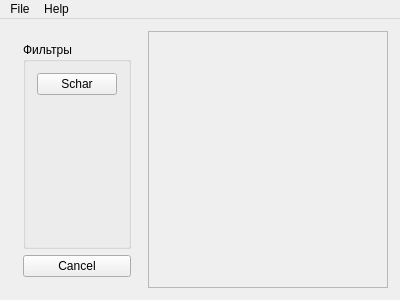
<?xml version="1.0" encoding="UTF-8"?>
<ui version="4.0">
 <class>MainWindow</class>
 <widget class="QMainWindow" name="MainWindow">
  <property name="geometry">
   <rect>
    <x>0</x>
    <y>0</y>
    <width>400</width>
    <height>300</height>
   </rect>
  </property>
  <property name="windowTitle">
   <string/>
  </property>
  <widget class="QWidget" name="centralWidget">
   <layout class="QHBoxLayout" name="horizontalLayout_2">
    <property name="leftMargin">
     <number>12</number>
    </property>
    <property name="topMargin">
     <number>12</number>
    </property>
    <property name="rightMargin">
     <number>12</number>
    </property>
    <property name="bottomMargin">
     <number>12</number>
    </property>
    <item>
     <widget class="QWidget" name="widget" native="true">
      <property name="minimumSize">
       <size>
        <width>0</width>
        <height>0</height>
       </size>
      </property>
      <layout class="QVBoxLayout" name="verticalLayout">
       <item>
        <widget class="QGroupBox" name="groupBox">
         <property name="maximumSize">
          <size>
           <width>16777215</width>
           <height>16777215</height>
          </size>
         </property>
         <property name="title">
          <string>Фильтры</string>
         </property>
         <layout class="QHBoxLayout" name="horizontalLayout">
          <item alignment="Qt::AlignTop">
           <widget class="QPushButton" name="pushButton">
            <property name="text">
             <string>Schar</string>
            </property>
           </widget>
          </item>
         </layout>
        </widget>
       </item>
       <item>
        <widget class="QPushButton" name="pushButton_2">
         <property name="text">
          <string>Cancel</string>
         </property>
        </widget>
       </item>
      </layout>
     </widget>
    </item>
    <item>
     <widget class="QScrollArea" name="scrollArea">
      <property name="widgetResizable">
       <bool>true</bool>
      </property>
      <widget class="QWidget" name="scrollAreaWidgetContents">
       <property name="geometry">
        <rect>
         <x>0</x>
         <y>0</y>
         <width>244</width>
         <height>252</height>
        </rect>
       </property>
       <zorder>groupBox</zorder>
      </widget>
     </widget>
    </item>
   </layout>
  </widget>
  <widget class="QMenuBar" name="menuBar">
   <property name="geometry">
    <rect>
     <x>0</x>
     <y>0</y>
     <width>400</width>
     <height>22</height>
    </rect>
   </property>
   <widget class="QMenu" name="menuFile">
    <property name="title">
     <string>File</string>
    </property>
    <addaction name="actionOpen"/>
    <addaction name="separator"/>
    <addaction name="actionExit"/>
   </widget>
   <widget class="QMenu" name="menuHelp">
    <property name="title">
     <string>Help</string>
    </property>
    <addaction name="actionAbout"/>
   </widget>
   <addaction name="menuFile"/>
   <addaction name="menuHelp"/>
  </widget>
  <action name="actionOpen">
   <property name="text">
    <string>Open</string>
   </property>
  </action>
  <action name="actionExit">
   <property name="text">
    <string>Quit</string>
   </property>
  </action>
  <action name="actionAbout">
   <property name="text">
    <string>About</string>
   </property>
   <property name="menuRole">
    <enum>QAction::AboutQtRole</enum>
   </property>
  </action>
 </widget>
 <layoutdefault spacing="6" margin="11"/>
 <resources/>
 <connections>
  <connection>
   <sender>actionExit</sender>
   <signal>triggered()</signal>
   <receiver>MainWindow</receiver>
   <slot>close()</slot>
   <hints>
    <hint type="sourcelabel">
     <x>-1</x>
     <y>-1</y>
    </hint>
    <hint type="destinationlabel">
     <x>199</x>
     <y>149</y>
    </hint>
   </hints>
  </connection>
 </connections>
</ui>
